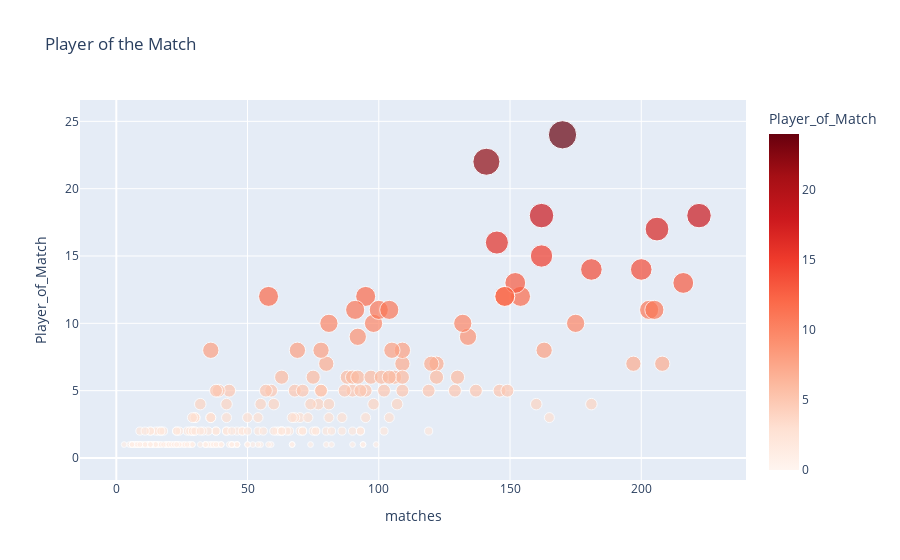

Here is the notebook cell this chart was saved with:
### Code cell
# Create the scatter plot to see the Most Player of the Match by a Player
fig = px.scatter(final_df, x='matches', y='Player_of_Match',color='Player_of_Match',
                 size='Player_of_Match', hover_name=final_df.index, title='Player of the Match')
fig.update_layout(coloraxis=dict(colorscale='reds'))
# Show the plot
fig.show()

### Figure 1 — Plotly figure (JSON) as saved in the notebook; plotly's stock layout.template omitted (floating-point values rounded to 4 significant figures; data arrays with more than 128 entries replaced by an {"elided": "..."} marker saying what was removed)
{"data": [{"hovertemplate": "<b>%{hovertext}</b><br><br>matches=%{x}<br>Player_of_Match=%{marker.color}<extra></extra>", "hovertext": {"elided": "656 str values"}, "legendgroup": "", "marker": {"color": {"elided": "656 int values"}, "coloraxis": "coloraxis", "size": {"elided": "656 int values"}, "sizemode": "area", "sizeref": 0.06, "symbol": "circle"}, "mode": "markers", "name": "", "orientation": "v", "showlegend": false, "type": "scatter", "x": {"elided": "656 int values"}, "xaxis": "x", "y": {"elided": "656 int values"}, "yaxis": "y"}], "layout": {"coloraxis": {"colorbar": {"title": {"text": "Player_of_Match"}}, "colorscale": [[0, "rgb(255,245,240)"], [0.125, "rgb(254,224,210)"], [0.25, "rgb(252,187,161)"], [0.375, "rgb(252,146,114)"], [0.5, "rgb(251,106,74)"], [0.625, "rgb(239,59,44)"], [0.75, "rgb(203,24,29)"], [0.875, "rgb(165,15,21)"], [1, "rgb(103,0,13)"]]}, "legend": {"itemsizing": "constant", "tracegroupgap": 0}, "title": {"text": "Player of the Match"}, "xaxis": {"anchor": "y", "domain": [0, 1], "title": {"text": "matches"}}, "yaxis": {"anchor": "x", "domain": [0, 1], "title": {"text": "Player_of_Match"}}}}
